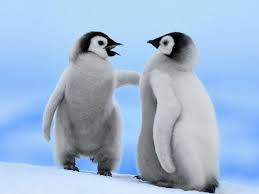
%> input picture assignments/Assignment-1/base code/input/penguin.jpg, 259 x 194 px
$ octave night_vision.m   (GNU Octave 9; MATLAB toolbox functions it lacks are replaced by stand-ins)
%> lines starting %> are read from the running program, lines starting %| are printed output that depends on the picture
% Load the image
input_image = imread('input/penguin.jpg');
%> input_image is the input picture: size 194x259x3 uint8; mean R, G, B 158.7, 184, 213.1

% Extract the individual color channels
red_channel = input_image(:, :, 1);
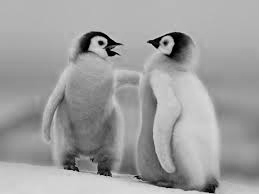
%> red_channel: size 194x259 uint8; min 0, max 223, mean 158.7
green_channel = input_image(:, :, 2);
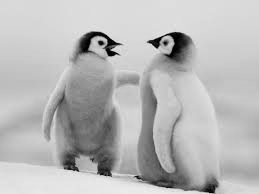
%> green_channel: size 194x259 uint8; min 0, max 242, mean 184
blue_channel = input_image(:, :, 3);
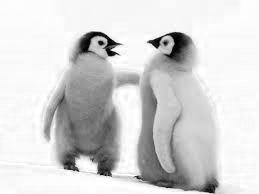
%> blue_channel: size 194x259 uint8; min 0, max 255, mean 213.1


% Display the input image
subplot(2, 3, 1), imshow(input_image), title('Input Image');

% Apply Nightvision transformation
output_red = green_channel / 2;
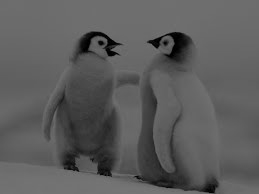
%> output_red: size 194x259 uint8; min 0, max 121, mean 92.2

% Combine the modified channels to create the intermediate nightvision image
intermediate_nightvision_image = cat(3, output_red, green_channel, blue_channel);
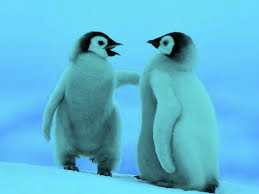
%> intermediate_nightvision_image: size 194x259x3 uint8; mean R, G, B 92.2, 184, 213.1

% Display the intermediate nightvision image
subplot(2, 3, 2), imshow(intermediate_nightvision_image), title('Intermediate - Green Enhanced');

% Apply Nightvision transformation
output_blue = 2 * output_red;

% Combine the modified channels to create the intermediate nightvision image
intermediate_nightvision_image = cat(3, output_red, output_blue, blue_channel);

% Display the intermediate nightvision image
subplot(2, 3, 3), imshow(intermediate_nightvision_image), title('Intermediate - Blue Enhanced');

% Apply Nightvision transformation
output_green = 2 * output_blue;
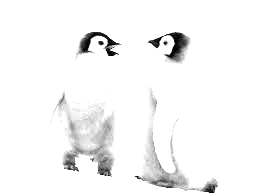
%> output_green: size 194x259 uint8; min 0, max 255, mean 245.8

% Combine the modified channels to create the final nightvision image
nightvision_image = cat(3, output_red, output_green, output_blue);
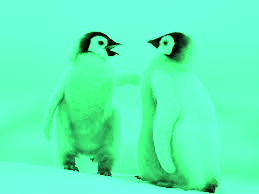
%> nightvision_image: size 194x259x3 uint8; mean R, G, B 92.2, 245.8, 184.5

% Display the final nightvision image
subplot(2, 3, 4), imshow(nightvision_image), title('Final Nightvision Image');

% Save the result
imwrite(nightvision_image, 'output/penguin_nightvision_image.jpg');
